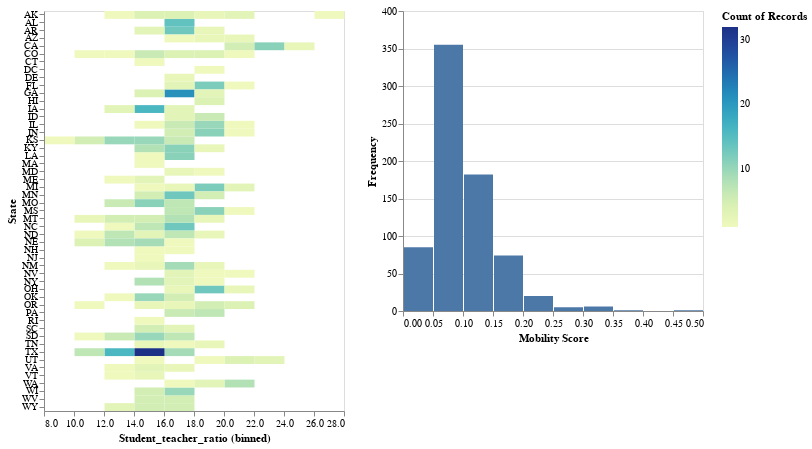

The code cell stored with this chart in its notebook:
### Code cell
dashboard_local_subset

### Figure 1 — Vega-Lite specification as saved in the notebook (floating-point values rounded to 4 significant figures; data arrays with more than 128 entries replaced by an {"elided": "..."} marker saying what was removed)
{"config": {"view": {"continuousWidth": 400, "continuousHeight": 300}}, "hconcat": [{"mark": "rect", "encoding": {"color": {"aggregate": "count", "type": "quantitative"}, "x": {"bin": {"maxbins": 10}, "field": "Student_teacher_ratio", "type": "quantitative"}, "y": {"field": "State", "type": "ordinal"}}, "height": 400, "selection": {"selector005": {"type": "interval", "encodings": ["x", "y"]}}, "width": 300}, {"mark": "bar", "encoding": {"x": {"axis": {"title": "Mobility Score"}, "bin": true, "field": "Mobility", "type": "quantitative"}, "y": {"aggregate": "count", "axis": {"title": "Frequency"}, "type": "quantitative"}}, "transform": [{"filter": {"selection": "selector005"}}], "width": 300}], "data": {"name": "data-553b08527c4ec0968e9788673fa14fd5"}, "$schema": "https://vega.github.io/schema/vega-lite/v4.17.0.json", "datasets": {"data-553b08527c4ec0968e9788673fa14fd5": {"elided": "741 records"}}}
